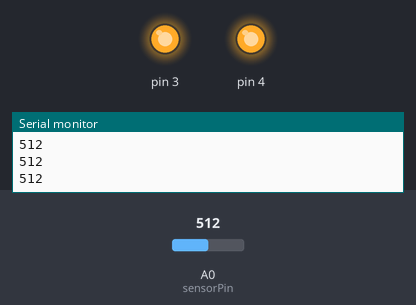
This sketch was run on a simulated Arduino Uno, built with avr-gcc and run on an emulated ATmega328P. On the bench: output pins drawn as LEDs (lit = HIGH), the last lines printed to the serial monitor. The inputs (shaded band) are chosen by the test bench; at power-on: A0 (sensorPin) = 512.

Above: at 1.3 s.
1.4 s: A0 (sensorPin) set to 105
2.9 s: A0 (sensorPin) set to 93
At 3.6 s:
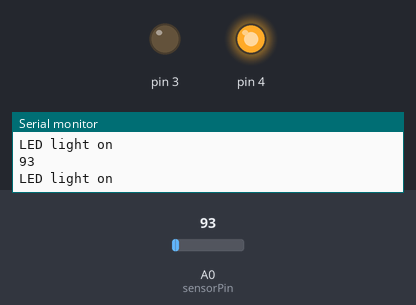
4.4 s: A0 (sensorPin) set to 110
At 5.6 s:
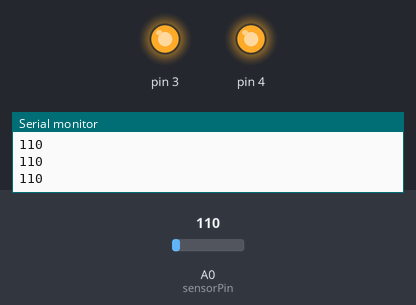
5.9 s: A0 (sensorPin) set to 90
At 7.3 s:
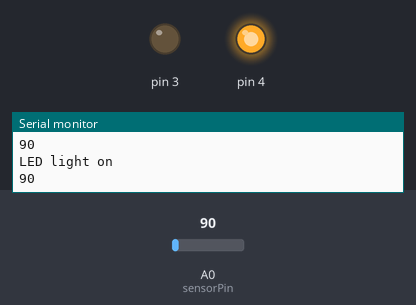
Timing chart, 0 to 8.4 s (numbered marks = the images above; inputs shaded):
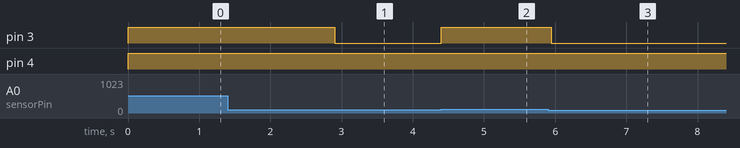

Measured:
- the behaviour switches between 100 and 99 on A0 (sensorPin) (found by bisection; images 0 and 1)
- after the input at 2.9 s, pin 3: HIGH → LOW at once
- after the input at 4.4 s, pin 3: LOW → HIGH at once
- after the input at 5.9 s, pin 3: HIGH → LOW at once

The sketch:

streetlight_project.ino
```cpp
#include<SoftwareSerial.h>
int sensorPin=A0;
int sensorValue=0;

void setup() {
  pinMode(3,OUTPUT);
  pinMode(4,OUTPUT);
  Serial.begin(9600);
}

void loop() {
  sensorValue=analogRead(A0);
  Serial.println(sensorValue);
  if (sensorValue<100)
  {
    Serial.println("LED light on");
    digitalWrite(3,LOW);
    digitalWrite(4,LOW);
  }
  else
    digitalWrite(3,HIGH);
    digitalWrite(4,HIGH);
    delay(sensorValue);
  }
```
